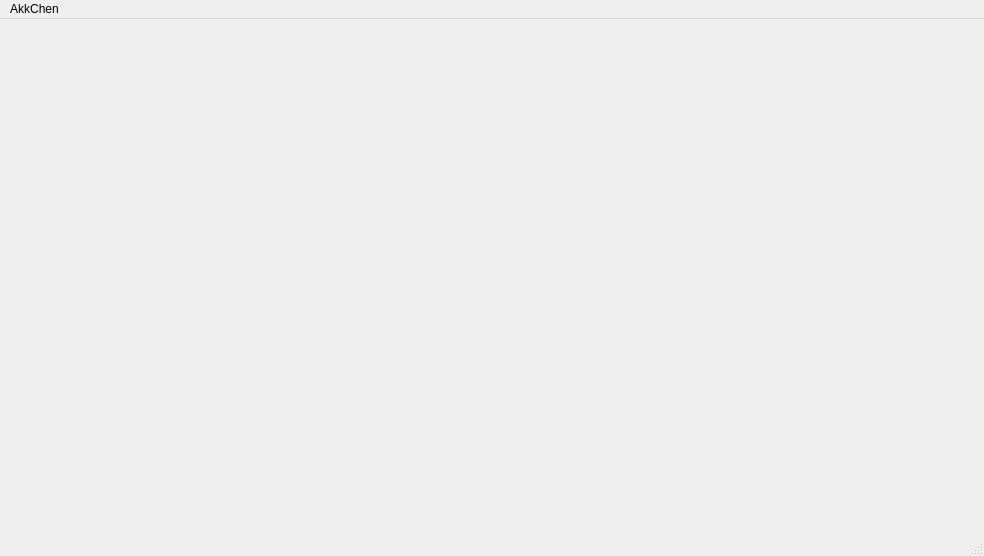
<?xml version="1.0" encoding="UTF-8"?>
<ui version="4.0">
 <class>MainWindow</class>
 <widget class="QMainWindow" name="MainWindow">
  <property name="geometry">
   <rect>
    <x>0</x>
    <y>0</y>
    <width>984</width>
    <height>556</height>
   </rect>
  </property>
  <property name="windowTitle">
   <string>MainWindow</string>
  </property>
  <widget class="QWidget" name="centralwidget"/>
  <widget class="QMenuBar" name="menubar">
   <property name="geometry">
    <rect>
     <x>0</x>
     <y>0</y>
     <width>984</width>
     <height>22</height>
    </rect>
   </property>
   <widget class="QMenu" name="menuAkkChen">
    <property name="title">
     <string>AkkChen</string>
    </property>
   </widget>
   <addaction name="menuAkkChen"/>
  </widget>
  <widget class="QStatusBar" name="statusbar"/>
 </widget>
 <resources/>
 <connections/>
</ui>
